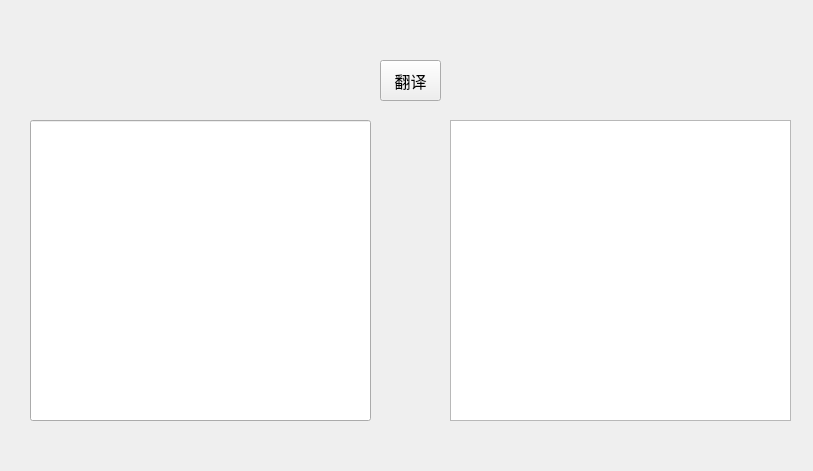
<?xml version="1.0" encoding="UTF-8"?>
<ui version="4.0">
 <class>Form</class>
 <widget class="QWidget" name="Form">
  <property name="geometry">
   <rect>
    <x>0</x>
    <y>0</y>
    <width>813</width>
    <height>471</height>
   </rect>
  </property>
  <property name="windowTitle">
   <string>Form</string>
  </property>
  <widget class="QTextBrowser" name="text_output_Browser">
   <property name="geometry">
    <rect>
     <x>450</x>
     <y>120</y>
     <width>341</width>
     <height>301</height>
    </rect>
   </property>
  </widget>
  <widget class="QPushButton" name="pushButton">
   <property name="geometry">
    <rect>
     <x>380</x>
     <y>60</y>
     <width>61</width>
     <height>41</height>
    </rect>
   </property>
   <property name="font">
    <font>
     <pointsize>12</pointsize>
    </font>
   </property>
   <property name="text">
    <string>翻译</string>
   </property>
  </widget>
  <widget class="QLineEdit" name="lineEdit">
   <property name="geometry">
    <rect>
     <x>30</x>
     <y>120</y>
     <width>341</width>
     <height>301</height>
    </rect>
   </property>
  </widget>
 </widget>
 <tabstops>
  <tabstop>lineEdit</tabstop>
  <tabstop>pushButton</tabstop>
  <tabstop>text_output_Browser</tabstop>
 </tabstops>
 <resources/>
 <connections/>
</ui>
